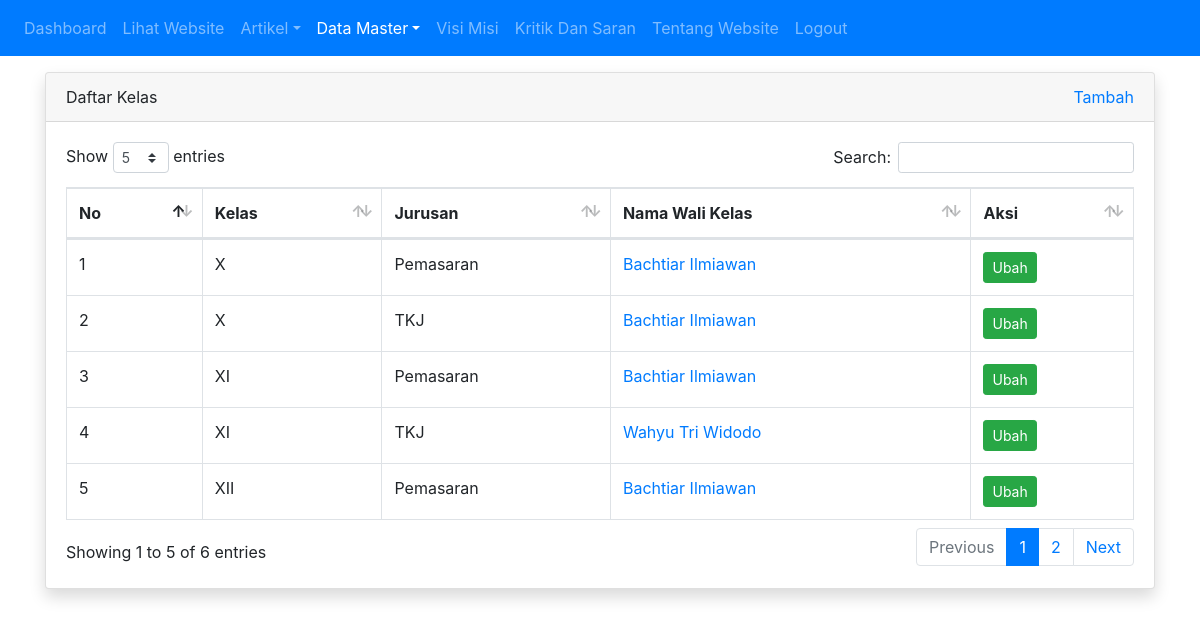
/admin/kelas/index.php (signed in), run on the app's committed database.
### tables this page shows
CREATE TABLE `tbl_kelas` (
  `id` int(11) NOT NULL,
  `kelas` varchar(30) DEFAULT NULL,
  `id_jurusan` int(11) DEFAULT NULL,
  `wali_kelas` int(11) DEFAULT NULL
);

CREATE TABLE `tbl_jurusan` (
  `id` int(11) NOT NULL,
  `jurusan` varchar(255) NOT NULL
);

CREATE TABLE `tbl_guru` (
  `id` int(11) NOT NULL,
  `nama` varchar(100) DEFAULT NULL,
  `nip` int(10) DEFAULT NULL,
  `jenis_kelamin` enum('L','P') DEFAULT NULL,
  `no_hp` varchar(12) DEFAULT NULL,
  `tempat_lahir` varchar(50) DEFAULT NULL,
  `tanggal_lahir` date DEFAULT NULL,
  `id_mapel` int(11) DEFAULT NULL,
  `alamat` varchar(100) DEFAULT NULL,
  `foto` varchar(100) DEFAULT NULL
);

### admin/kelas/index.php (the view, shortened to what this page needs)
<?php
require_once '../../koneksi.php';
$query = mysqli_query($koneksi, "SELECT tbl_kelas.id AS id, tbl_kelas.kelas, tbl_kelas.wali_kelas,tbl_kelas.id_jurusan,tbl_guru.nama, tbl_guru.id AS id_guru ,tbl_jurusan.jurusan,tbl_jurusan.id AS id_jurus FROM tbl_kelas LEFT JOIN tbl_jurusan on tbl_kelas.id_jurusan = tbl_jurusan.id LEFT JOIN tbl_guru on tbl_kelas.wali_kelas = tbl_guru.id ORDER BY kelas ASC");
$no = 1;
?>
<!DOCTYPE html>
<html>
<head>
	<link rel="stylesheet" href="../../resources/datatables/datatables.min.css">
	<link rel="stylesheet" href="../../resources/css/bootstrap.min.css">
</head>
<body>
	<?php require_once '../navbar.php'; ?>
	<div class="container mt-3">
		<div class="row">
			<div class="col">
				<div class="card shadow">
					<div class="card-header">
						<div class="clearfix">
							<div class="float-left">
								Daftar Kelas
							</div>
							<div class="float-right">
								<a href="tambah.php">Tambah</a>
							</div>
						</div>
					</div>
					<div class="card-body">
						<table id="table_id" class="dataTable table table-bordered">
						    <thead>
						        <tr>
						            <th>No</th>
						            <th>Kelas</th>
						            <th>Jurusan</th>
						            <th>Nama Wali Kelas</th>
						            <th>Aksi</th>
						        </tr>
						    </thead>
						    <tbody>
						        <?php while($row = mysqli_fetch_assoc($query)) : ?>
						        	<tr>
						        		<td><?= $no++ ?></td>
						        		<td><?= $row['kelas'] ?></td>
				        		<td><?= isset($row['jurusan']) ? $row['jurusan'] : '-' ?></td>
						        		<td><a href="../guru/detail.php?id=<?= $row['id_guru'] ?>" target="_blank"><?= isset($row['nama']) ? $row['nama'] : '-' ?></a></td>
						        		<td>
						        			<a href="ubah.php?id=<?= $row['id'] ?>" class="btn btn-success btn-sm">Ubah</a>
						        		</td>
						        	</tr>
								<?php endwhile; ?>
						    </tbody>
						</table>
					</div>
				</div>
			</div>
		</div>
	</div>
</body>
</html>

### data on the page
tbl_kelas: kelas "X", id_jurusan.jurusan "Pemasaran", wali_kelas.nama "Bachtiar Ilmiawan"
tbl_kelas: kelas "X", id_jurusan.jurusan "TKJ", wali_kelas.nama "Bachtiar Ilmiawan"
tbl_kelas: kelas "XI", id_jurusan.jurusan "Pemasaran", wali_kelas.nama "Bachtiar Ilmiawan"
tbl_kelas: kelas "XI", id_jurusan.jurusan "TKJ", wali_kelas.nama "Wahyu Tri Widodo"
tbl_kelas: kelas "XII", id_jurusan.jurusan "Pemasaran", wali_kelas.nama "Bachtiar Ilmiawan"
